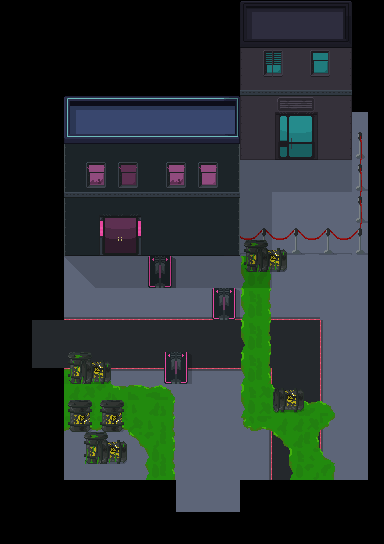

Rendered tile map (Tiled .tmx) drawn with the repository's tilesets; below, a short description and the map source with its tile grids summarised:
An orthogonal 24x34 tile map with 16x16 px tiles, 8 tile layers (Suelo, DecoracionSuelo, Acido, Paredes, ...), 4 tilesets and 8 objects (3x Spawner, 2x Left, 2x Down, Tuto_Text).

<map version="1.0" tiledversion="1.0.3" orientation="orthogonal" renderorder="right-down" width="24" height="34" tilewidth="16" tileheight="16" nextobjectid="41">
 <tileset firstgid="1" source="../../tileset/city.tsx" />
 <tileset firstgid="257" source="../../tileset/City2.tsx" />
 <tileset firstgid="769" source="../../tileset/CityProps.tsx" />
 <tileset firstgid="1137" source="../../tileset/Buildings.tsx" />
 <layer name="Suelo" width="24" height="34">
  <data>[816 cells, 325 non-empty, 8 distinct tile ids]</data>
 </layer>
 <layer name="DecoracionSuelo" width="24" height="34">
  <data>[816 cells, 1 non-empty, 1 distinct tile ids]</data>
 </layer>
 <layer name="Acido" width="24" height="34">
  <data>[816 cells, 50 non-empty, 30 distinct tile ids]</data>
 </layer>
 <layer name="Paredes" width="24" height="34">
  <data>[816 cells, 215 non-empty, 188 distinct tile ids]</data>
 </layer>
 <layer name="Decoracion" width="24" height="34">
  <data>[816 cells, 0 non-empty, 0 distinct tile ids]</data>
 </layer>
 <objectgroup name="Animados">
  <object id="37" name="Tuto_Text" x="192" y="320" width="32" height="32">
   <properties>
    <property name="Text" value="pistol" />
   </properties>
  </object>
 </objectgroup>
 <layer name="Aire" width="24" height="34">
  <data>[816 cells, 136 non-empty, 30 distinct tile ids]</data>
 </layer>
 <layer name="Decoracion2" width="24" height="34">
  <data>[816 cells, 14 non-empty, 14 distinct tile ids]</data>
 </layer>
 <layer name="Sombra" width="24" height="34">
  <data>[816 cells, 47 non-empty, 2 distinct tile ids]</data>
 </layer>
 <objectgroup name="Puertas">
  <object id="19" name="Left" x="32" y="320" width="19.6667" height="48" />
  <object id="33" name="Down" x="176" y="496" width="64" height="16" />
 </objectgroup>
 <objectgroup name="Entradas">
  <object id="26" name="Left" gid="255" x="64" y="336" width="16" height="16" />
  <object id="40" name="Down" gid="255" x="192" y="464" width="16" height="16" />
 </objectgroup>
 <objectgroup name="Spawners" offsetx="-60" offsety="33">
  <object id="34" name="Spawner" gid="240" x="336" y="272" width="16" height="16">
   <properties>
    <property name="Bomber" type="bool" value="false" />
    <property name="Charger" type="bool" value="false" />
    <property name="Gunner" type="bool" value="false" />
    <property name="Stalker" type="bool" value="false" />
    <property name="Turret" type="bool" value="true" />
   </properties>
  </object>
  <object id="35" name="Spawner" gid="240" x="336" y="336" width="16" height="16">
   <properties>
    <property name="Bomber" type="bool" value="false" />
    <property name="Charger" type="bool" value="false" />
    <property name="Gunner" type="bool" value="false" />
    <property name="Stalker" type="bool" value="false" />
    <property name="Turret" type="bool" value="true" />
   </properties>
  </object>
  <object id="38" name="Spawner" gid="240" x="336" y="304" width="16" height="16">
   <properties>
    <property name="Bomber" type="bool" value="false" />
    <property name="Charger" type="bool" value="false" />
    <property name="Gunner" type="bool" value="false" />
    <property name="Stalker" type="bool" value="false" />
    <property name="Turret" type="bool" value="true" />
   </properties>
  </object>
 </objectgroup>
</map>
